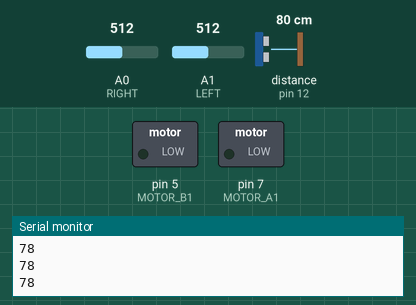
Recording of a sketch running on a simulated Arduino Uno, built with avr-gcc and run on an emulated ATmega328P. Parts: switched loads named in the sketch (green lamp = pin HIGH), the last lines printed to the serial monitor. Wiring (inferred from the names in the program): ultrasonic range finder: trigger pin 11; echo pin 12. Dashed ring = blinking. Inputs (shaded band) come from the test bench; at power-on: distance to the obstacle (sensor on pin 12) 80 cm, A0 (RIGHT) = 512, A1 (LEFT) = 512. The echo pulse lasts 58.3 µs per cm; pins used as bus, display or sensor lines are not drawn.

Above: at 1.2 s.
1.3 s: distance to the obstacle (sensor on pin 12) set to 16 cm
2.8 s: distance to the obstacle (sensor on pin 12) set to 13 cm
At 4.2 s:
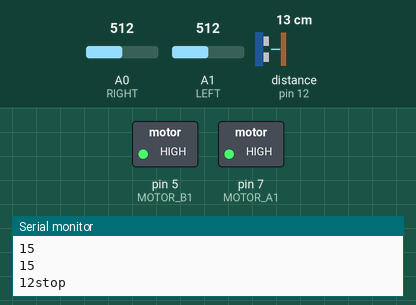
5.8 s: distance to the obstacle (sensor on pin 12) set to 18 cm
At 6.7 s:
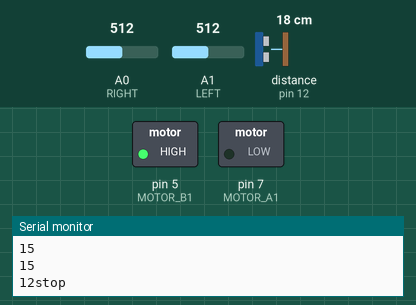
7.6 s: distance to the obstacle (sensor on pin 12) set to 2 cm
At 8.2 s:
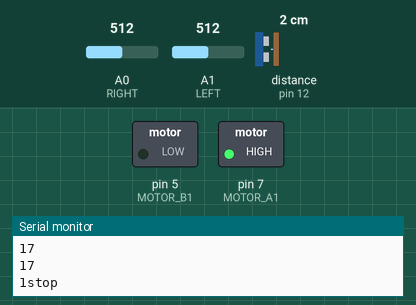
Timing chart, 0 to 11.6 s (numbered marks = the images above; inputs shaded):
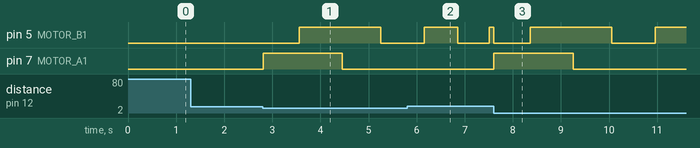

Measured:
- the behaviour switches between 15 and 14 cm on distance to the obstacle (sensor on pin 12) (found by bisection; images 0 and 1)
- after the input at 2.8 s, pin 5 (MOTOR_B1): LOW → HIGH after 0.76 s, → LOW 1.7 s later; pin 7 (MOTOR_A1): LOW → HIGH at once, → LOW 1.7 s later
- after the input at 5.8 s, pin 7 (MOTOR_A1): stays LOW (without the input it goes to HIGH after 1.7 s)
- after the input at 7.6 s, pin 5 (MOTOR_B1): alternates HIGH for 1.7 s and LOW for 0.83 s, starting at once; pin 7 (MOTOR_A1): LOW → HIGH at once, → LOW 1.7 s later

The sketch:

code_for_obstacle_avoidance.ino
```cpp
int MOTOR_A1 = 7;
int MOTOR_B1 = 5;
int stop_distance=14;
const int trigPin = 11;
  const int echoPin = 12;
  const int motorBspeed  =5;
  long duration;
  int distance;

int RIGHT = A0;
int LEFT = A1;
int a,b;
void setup() {

pinMode(MOTOR_A1, OUTPUT);
//pinMode(MOTOR_A2, OUTPUT);
pinMode(MOTOR_B1, OUTPUT);
//pinMode(MOTOR_B2, OUTPUT);
pinMode(RIGHT, INPUT);
pinMode(LEFT, INPUT);

  pinMode(trigPin, OUTPUT);
  pinMode(echoPin, INPUT);
Serial.begin(9600);
}
void loop() {
  Serial.print(" \n");
  a=analogRead(LEFT);
   b=analogRead(RIGHT);
  digitalWrite(trigPin, LOW);
  delayMicroseconds(2);
  digitalWrite(trigPin, HIGH);
  delayMicroseconds(10);
  digitalWrite(trigPin, LOW);
  duration = pulseIn(echoPin, HIGH);
  distance= duration*0.034/2;
  Serial.print(distance);
   if(distance < stop_distance)
   {
     digitalWrite(MOTOR_A1, LOW);
 // digitalWrite(MOTOR_A2, LOW);
  //stop left motors
  digitalWrite(MOTOR_B1, LOW);
 // digitalWrite(MOTOR_B2, LOW);
    Serial.print("stop\n");


  digitalWrite (MOTOR_A1,HIGH);
  digitalWrite (MOTOR_B1,LOW);
  delay(250);
  delay(500);
  digitalWrite (MOTOR_A1,HIGH);
  digitalWrite (MOTOR_B1,HIGH);
  delay(900);
  digitalWrite (MOTOR_A1,LOW);
  digitalWrite (MOTOR_B1,HIGH);
  delay(800);
  digitalWrite (MOTOR_A1,LOW);
  digitalWrite (MOTOR_B1,LOW);
  delay(900);
  digitalWrite (MOTOR_A1,LOW);
  digitalWrite (MOTOR_B1,HIGH);

  delay(700);

   digitalWrite (MOTOR_A1,LOW);
  digitalWrite (MOTOR_B1,LOW);
  delay(650);
  digitalWrite (MOTOR_A1,LOW);
  digitalWrite (MOTOR_B1,HIGH);
  }
if (analogRead(RIGHT)<=50 && analogRead(LEFT)<=50) //compare the both sensor to decide the direction
{
  //MOVE FORWARD//

  Serial.print("yes forward\n");
  //run right motors clockwise
  digitalWrite(MOTOR_A1, HIGH);
  //digitalWrite(MOTOR_A2, HIGH);
  //run left motors clockwise
  digitalWrite(MOTOR_B1, HIGH);
 // digitalWrite(MOTOR_B2, LOW);
}
else if (analogRead(RIGHT)<=50 && analogRead(LEFT)>=900) //compare the both sensor to decide the direction
{
  //MOVE RIGHT//

  Serial.print("yes right\n");
  //run right motors clockwise
  digitalWrite(MOTOR_A1, HIGH);
 // digitalWrite(MOTOR_A2, HIGH);
  //run left motors anti-clockwise
  digitalWrite(MOTOR_B1, LOW);
 // digitalWrite(MOTOR_B2, HIGH);
}
else if (analogRead(RIGHT)>=900 && analogRead(LEFT)<=50) //compare the both sensor to decide the direction
{
  //MOVE-LEFT//
  Serial.print("yes Left\n");
  //run right motors anti-clockwise
  digitalWrite(MOTOR_A1, LOW);
 // digitalWrite(MOTOR_A2, LOW);
  //run left motors clockwise
  digitalWrite(MOTOR_B1, HIGH);
 // digitalWrite(MOTOR_B2, LOW);
}
else if(analogRead(RIGHT)>=900 && analogRead(LEFT)>=900) //compare the both sensor to decide the direction
{
  //STOP//
Serial.print("yes stop\n");

  //stop right motors
  digitalWrite(MOTOR_A1, LOW);
 // digitalWrite(MOTOR_A2, LOW);
  //stop left motors
  digitalWrite(MOTOR_B1, LOW);
 // digitalWrite(MOTOR_B2, LOW);
  }
}
```
